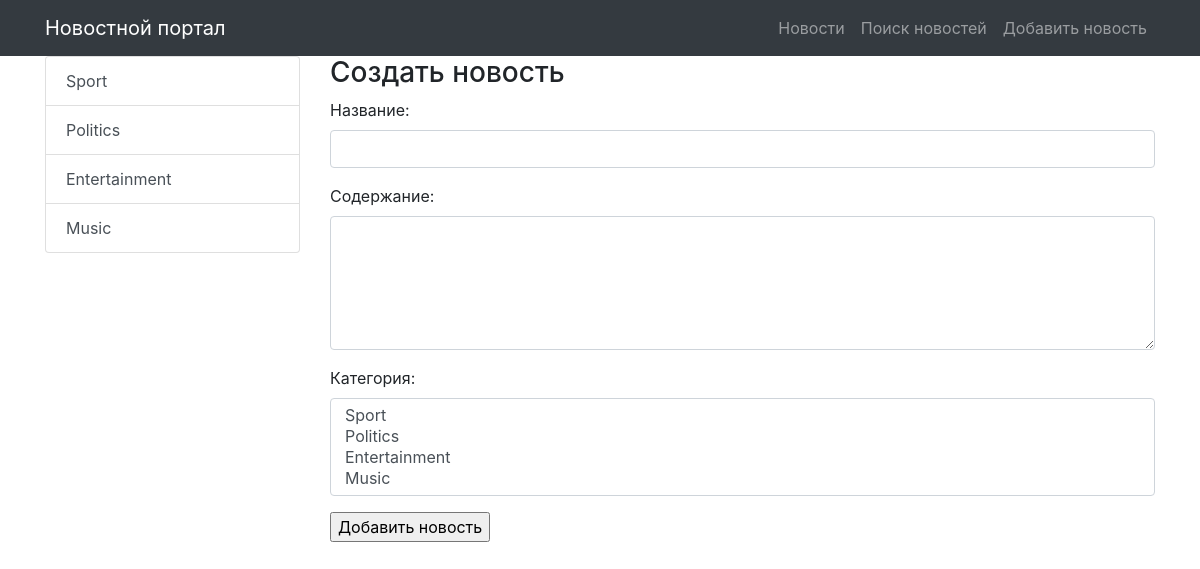
Page /news/add/ (signed in) on the earlier database version.
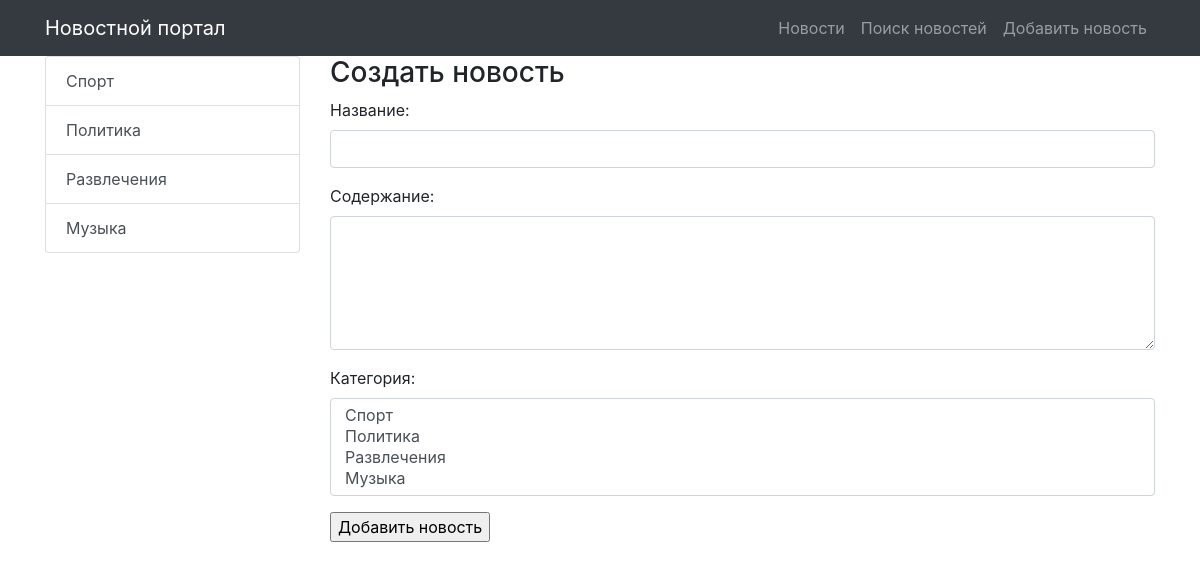
Same page on the later database version.
### news/models.py (models this page shows)
class Category(models.Model):
    title = models.CharField(max_length=255, unique=True)
    subscribers = models.ForeignKey(User, on_delete=models.CASCADE)
    def __str__(self):
        return f"{self.title}"
    def get_absolute_url(self):
        return reverse('news_category', kwargs={'category_id': self.pk})

### news/views.py (the view, shortened to what this page needs)
# urls.py: path('add/', NewsAdd.as_view(), name='news_add'),
class NewsAdd(PermissionRequiredMixin, CreateView):
    permission_required = ('news.add_post',)
    model = Post
    template_name = 'news_add.html'
    form_class = NewsForm
    def get_context_data(self, **kwargs):
        context = super().get_context_data(**kwargs)
        context['categories'] = Category.objects.all()
        return context

### news/forms.py
class NewsForm(forms.ModelForm):
    class Meta:
        model = Post
        fields = ['title', 'text', 'category']
        widgets = {
            'title': forms.TextInput(attrs={"class": "form-control"}),
            'text': forms.Textarea(attrs={"class": "form-control", "rows": 5}),
            'category': forms.SelectMultiple(attrs={"class": "form-control", "empty_label": 'sd'}),
        }
        labels = {
            'category': 'Категория'
        }

### templates/news_add.html (shortened to what this page needs)
{% extends 'default.html' %}
{% block content %}
<h3>Создать новость</h3>
<form method="POST">
    {{ form.as_p }}
    <input type="submit" value="Добавить новость">
</form>
{% endblock content %}

### templates/default.html (shortened to what this page needs)
{% load static %}
<!DOCTYPE html>
<html lang="en">
<head>
    <link href="{% static 'vendor/bootstrap/css/bootstrap.min.css' %}" rel="stylesheet">
</head>
<body>
<nav class="navbar navbar-expand-lg navbar-dark bg-dark static-top">
    <div class="container">
        <a class="navbar-brand" href="/news/">Новостной портал</a>
        <div class="collapse navbar-collapse" id="navbarResponsive">
            <ul class="navbar-nav ml-auto">
                <li class="nav-item">
                    <a class="nav-link" href="/news/">Новости</a>
                </li>
                <li class="nav-item">
                    <a class="nav-link" href="{% url 'news_search' %}">Поиск новостей</a>
                </li>
                <li class="nav-item">
                    <a class="nav-link" href="{% url 'news_add' %}">Добавить новость</a>
                </li>
            </ul>
        </div>
    </div>
</nav>
<div class="container">
    <div class="row">
        <div class="col-md-3">
            <div class="list-group">
                {% for item in categories %}
                <a href="{{ item.get_absolute_url }}" class="list-group-item list-group-item-action">
                    {{ item.title }}
                </a>
                {% endfor %}
            </div>
        </div>
        <div class="col-md-9">
            {% block content %}
            {% endblock content %}
        </div>
    </div>
</div>
</body>
</html>

Differences in the rows shown:
changed Category: title "Sport" → "Спорт"
changed Category: title "Politics" → "Политика"
changed Category: title "Entertainment" → "Развлечения"
changed Category: title "Music" → "Музыка"
Other differences:
form field category: "Sport / Politics / Entertainment / Music" → "Спорт / Политика / Развлечения / Музыка"
